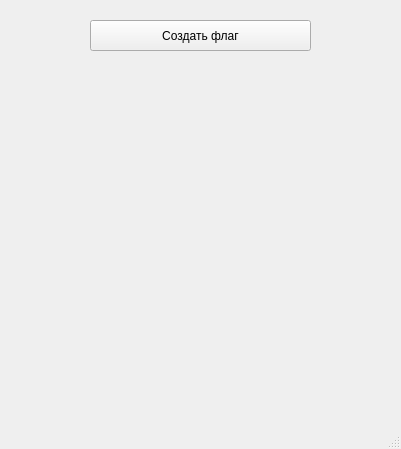
<?xml version="1.0" encoding="UTF-8"?>
<ui version="4.0">
 <class>MainWindow</class>
 <widget class="QMainWindow" name="MainWindow">
  <property name="geometry">
   <rect>
    <x>0</x>
    <y>0</y>
    <width>401</width>
    <height>449</height>
   </rect>
  </property>
  <property name="windowTitle">
   <string>MainWindow</string>
  </property>
  <widget class="QWidget" name="centralwidget">
   <widget class="QPushButton" name="create_btn">
    <property name="geometry">
     <rect>
      <x>90</x>
      <y>20</y>
      <width>221</width>
      <height>31</height>
     </rect>
    </property>
    <property name="text">
     <string>Создать флаг</string>
    </property>
   </widget>
  </widget>
  <widget class="QMenuBar" name="menubar">
   <property name="geometry">
    <rect>
     <x>0</x>
     <y>0</y>
     <width>401</width>
     <height>21</height>
    </rect>
   </property>
  </widget>
  <widget class="QStatusBar" name="statusbar"/>
 </widget>
 <resources/>
 <connections/>
</ui>
